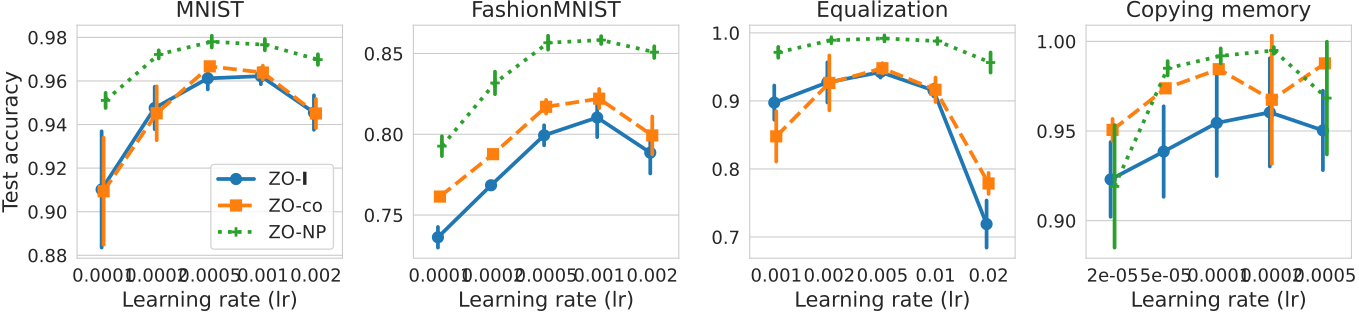

Recreate this plot in Python.
import matplotlib.pyplot as plt
import seaborn as sns
import pandas as pd
import shutil
import read_log


def read_dir(pmodify_max: int) -> pd.DataFrame:
    dir = 'lr'
    df_list = []
    cuda_ids = [1, 2, 3, 4, 5, 6, 7]
    dataset_list = [['MNIST', 'FMNIST'], ['equalization',], ['copying',], ['copying',], ['copying',], ['copying',], ['copying',]]
    lr_list = [[1e-4,2e-4,5e-4,1e-3,2e-3], [1e-3,2e-3,5e-3,1e-2,2e-2], [2e-5,], [5e-5,], [1e-4,], [2e-4,], [5e-4]]
    seeds = [1, 2, 3]
    vector_list = ['fromI', 'coordinate', 'np']
    lambdaF_list = [100, 10, 10, 10, 10, 10, 10]
    epochs = 100
    max_dim = 512

    for ci, lrs, lambdaF, datasets in zip(cuda_ids, lr_list, lambdaF_list, dataset_list):
        for ds in datasets:
            for vector in vector_list:
                for lr in lrs:
                    for s in seeds:
                        logfile = f'../log/{dir}/{ds}_{vector}{max_dim}_lr{lr}_{ci}_{s}'
                        if vector == 'np':
                            logfile += f'_Tud100_F{lambdaF}'
                        logfile += '.log'
                        cfg, df = read_log.read_log(logfile, epochs)
                        df = df[df['pmodify'] <= pmodify_max]
                        df = df.assign(lr=lr)
                        df = df.assign(seed=s)
                        match vector:
                            case 'fromI':
                                method = 'ZO-$\\mathbf{0}$'.format('{I}')
                            case 'coordinate':
                                method = 'ZO-co'
                            case 'np':
                                method = 'ZO-NP'
                        match cfg.dataset:
                            case 'MNIST':
                                dataset = str(cfg.dataset)
                            case 'FMNIST':
                                dataset = str(cfg.dataset)
                            case 'equalization':
                                dataset = 'Equalization'
                            case 'copying':
                                dataset = 'Copying memory'
                        df = df.assign(method=method)
                        df = df.assign(dataset=dataset)
                        df_list.append(df.iloc[[-1]])
    return pd.concat(df_list)


def main():
    pmodify_max = 1260000
    lastdf = read_dir(pmodify_max)

    pdflatex_available = shutil.which("pdflatex") is not None
    plt.rcParams['text.usetex'] = pdflatex_available
    plt.rcParams['pdf.use14corefonts'] = pdflatex_available
    plt.rcParams['font.size'] = 13
    sns.set_style('whitegrid')
    sns.color_palette("colorblind")

    fig, ax = plt.subplots(nrows=1, ncols=4, figsize=(14, 3.5))
    g = sns.pointplot(data=lastdf[lastdf.dataset=='MNIST'], x='lr', y='te_acc', hue='method', markers=['o', 's', '+'], linestyles=['-', '--', ':'], ax=ax[0], errorbar='sd', dodge=True)
    g.set(title='MNIST')
    g.set_ylabel('Test accuracy', fontsize=15)
    g.set_xlabel('Learning rate (lr)', fontsize=15)
    g.legend()
    g = sns.pointplot(data=lastdf[lastdf.dataset=='FMNIST'], x='lr', y='te_acc', hue='method', markers=['o', 's', '+'], linestyles=['-', '--', ':'], ax=ax[1], errorbar='sd', dodge=True)
    g.set(title='FashionMNIST', ylabel='')
    g.set_xlabel('Learning rate (lr)', fontsize=15)
    g.set(yticks=[0.75, 0.80, 0.85])
    g.legend([],[], frameon=False)
    g = sns.pointplot(data=lastdf[lastdf.dataset=='Equalization'], x='lr', y='te_acc', hue='method', markers=['o', 's', '+'], linestyles=['-', '--', ':'], ax=ax[2], errorbar='sd', dodge=True)
    g.set(title='Equalization', ylabel='')
    g.set_xlabel('Learning rate (lr)', fontsize=15)
    g.legend([],[], frameon=False)
    g = sns.pointplot(data=lastdf[lastdf.dataset=='Copying memory'], x='lr', y='te_acc', hue='method', markers=['o', 's', '+'], linestyles=['-', '--', ':'], ax=ax[3], errorbar='sd', dodge=True)
    g.set(title='Copying memory', ylabel='')
    g.set_xlabel('Learning rate (lr)', fontsize=15)
    g.set(yticks=[0.90, 0.95, 1.00])
    g.legend([],[], frameon=False)
    fig.tight_layout()
    plt.savefig('lr.pdf', bbox_inches="tight", pad_inches=0)
    plt.show()


if __name__ == '__main__':
    main()
